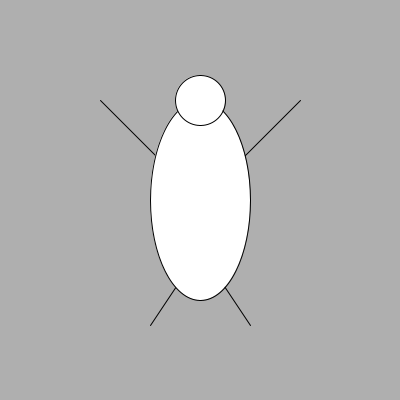
Frame 1 (no input)
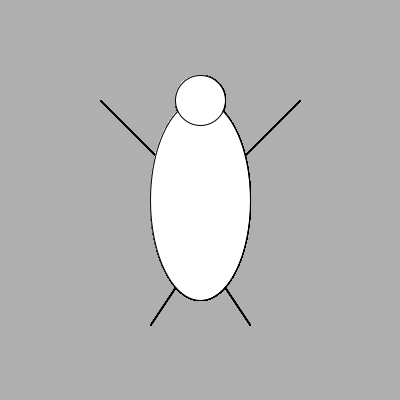
Frame 60 (the mouse pressed at the canvas centre just before this capture)
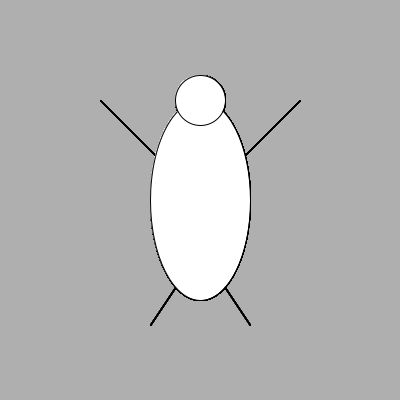
Frame 120 (the mouse held since frame 60 and released just before this capture)

The Processing sketch that drew these frames (run headless with seeded random() and noise(); from frame 60 on, the mouse is pressed at the canvas centre):

// Processing sketch: BossFight
// ── BossFight.pde
int dice;
int turnCounter;
int rollD20;
int rollD6;
int rollD4;
int bossHealth;
int bossAC;
//state 1 - Your turn
void setup()
{
  size(400, 400);
  background(175);
  Player1 = new Player(40, 16, 4, 1);
  Boss1 = new Boss(100, 12, 1, 1);
}

void draw()
{
  displayBoss(width/2,height/2,100);
  rollD20=int (random(1, 21));
  rollD6=int (random(1, 7));
  rollD4=int (random(1, 5));
}

void mousePressed()
{
}

// ── Boss.pde
class Boss
{
  int bossHealth;
  int bossAC;
  int bossChanceToHit;
  int bossDamage;
  int bossX;
  int bossY;
  
  Boss(int tempBossHealth, int tempBossAC, int tempBossChanceToHit, int tempBossDamage)
  {
    int bossHealth=tempBossHealth;
    int bossAC=tempBossAC;
    int bossChanceToHit=tempBossChanceToHit;
    int bossDamage=tempBossDamage;
  }


  void bossAttack()
  {
    int rolled=rollD20+bossChanceToHit;
    if (rolled>playerAC && rollD20!=20)
    {
      println("Nice, you rolled "+rolled+".");
      int damage = rollD4+bossDamage;
      playerHealth=playerHealth-damage;
      println("Oof, the boss did "+damage+" damage. You have "+playerHealth+" life left");
      rolled=0;
      damage=0;
    } else if (rollD20==20)
    {
      println("OH NO, THE MONSTER GOT A CRIT!");
      int damage = (rollD4*2)+bossDamage;
      playerHealth=playerHealth-damage;
      println("You feel the full strength of the beast, as it deals "+damage+" damage. You have "+playerHealth+" life left.");
      rolled=0;
      damage=0;
    } else
    {
      println("Phew, you managed to dodge!");
      rollD20=0;
      rolled=0;
    }
    turnCounter+=1;
  }
}

void displayBoss(int bossX, int bossY, int size)
{
  line((bossX),bossY,(bossX+size),bossY-size);
  line((bossX),bossY,(bossX-size),bossY-size);
  line(bossX,bossY+size*0.5,bossX+size/2, bossY+size*1.25);
  line(bossX,bossY+size*0.5,bossX-size/2, bossY+size*1.25);
  ellipse(bossX,bossY,size,size*2);
  ellipse(bossX,height-bossY-size,size/2,size/2);
}

// ── Global_Variables.pde

class Player
{
  int playerHealth;
  int playerAC;
  int playerChanceToHit;
  int playerDamage;
  
  Player(int tempPlayerHealth, int tempPlayerAC, int tempPlayerChanceToHit, int tempPlayerDamage)
  {
    int playerHealth=tempPlayerHealth;
    int playerAC=tempPlayerAC;
    int playerChanceToHit=tempPlayerChanceToHit;
    int playerDamage=tempPlayerDamage;
  }



  void playerAttack()
  {
    int rolled=rollD20+playerChanceToHit;
    if (rolled>bossAC && rollD20!=20)
    {
      println("Nice, you rolled "+rolled+".");
      int damage = rollD6+playerDamage;
      bossHealth=bossHealth-damage;
      println("Good strike! You dealt "+damage+" damage. The boss has "+bossHealth+" life left");
      for (int frame=0; frame<120; frame++)
      {
        strokeWeight(10);
        stroke(255, 0, 0);
        line(width*0.25, height*0.25, width*0.75, height*0.75);
        line(width*0.25, height*0.75, width*0.75, height*0.25);
      }
      strokeWeight(10);
      fill(175);
      stroke(175);
      line(width*0.25, height*0.25, width*0.75, height*0.75);
      line(width*0.25, height*0.75, width*0.75, height*0.25);
      rolled=0;
      damage=0;
    } else if (rollD20==20)
    {
      println("CRIT!");
      int damage = (rollD6*2)+playerDamage;
      bossHealth=bossHealth-damage;
      println("You strike the boss with a fury never before seen! You dealt "+damage+" damage. The boss has "+bossHealth+" life left.");

      rolled=0;
      damage=0;
    } else
    {
      println("Arw, you missed! You rolled "+rolled+".");
      rollD20=0;
      rolled=0;
    }
    turnCounter+=1;
  }
}

// ── Player.pde
int bossChanceToHit;
int bossDamage;
int playerHealth;
int playerAC;
int playerChanceToHit;
int playerDamage;
Player Player1;
Boss Boss1;
